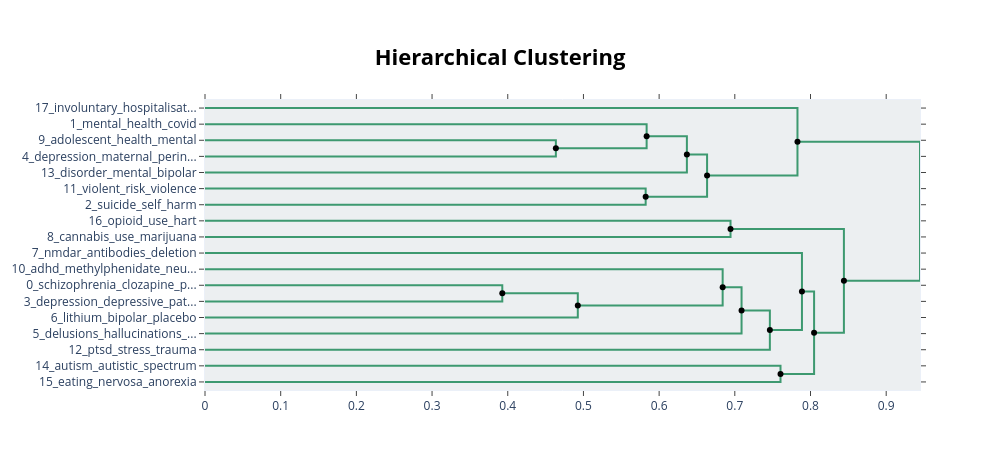
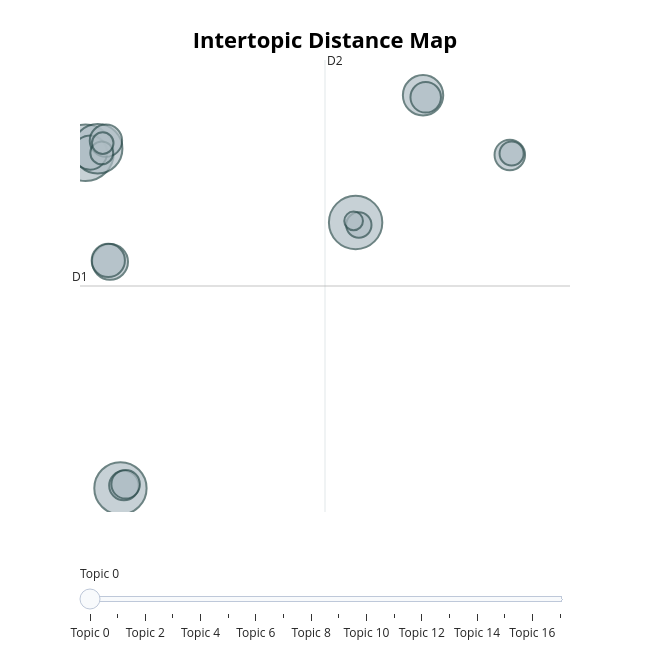
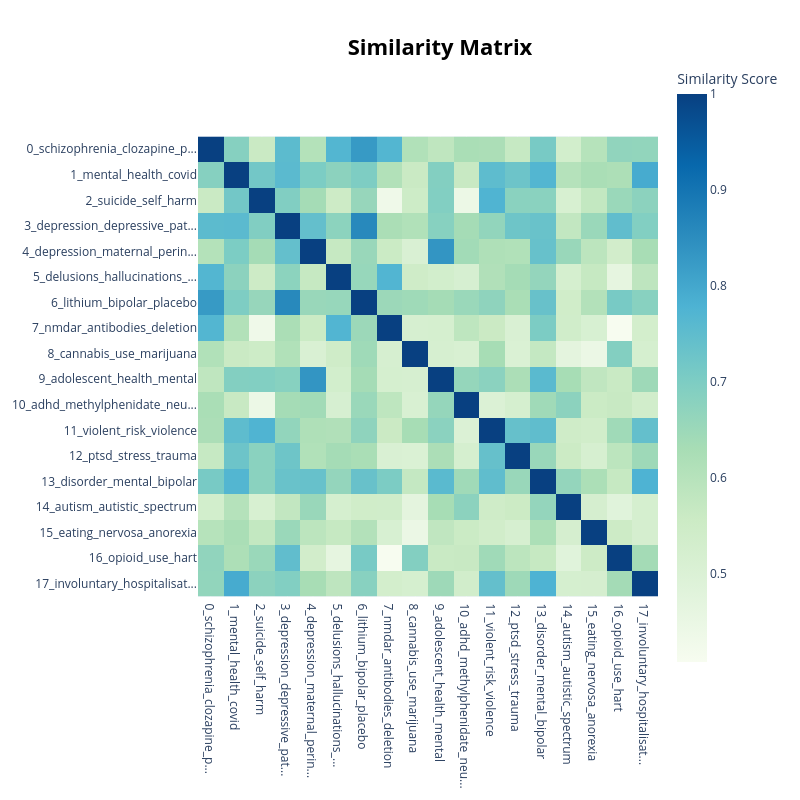

These figures' notebook cell, in order:
### Code cell
# Load docs only if they do not already exist
if "docs" not in globals():
    articles_df = pd.read_csv(WORKING_DATA)
    docs = (
        articles_df["title"].fillna("")
        + " "
        + articles_df["abstract"].fillna("")
    ).str.strip().tolist()

# Build BERTopic model only if it doesn't already exist
if "topic_model" not in globals():

    from bertopic_articles import (
        umap_articles,
        hdbscan_articles,
        bertopic_articles,
    )

    if "article_embeddings" not in globals():
        article_embeddings = np.load(ARTICLE_EMBEDDINGS)

    if "aim_embedding" not in globals():
        aim_embedding = np.load(AIM_EMBEDDING)

    umap_model, cluster_embeddings, *_ = umap_articles(
        article_embeddings,
        aim_embedding,
    )

    hdbscan_model, cluster_labels = hdbscan_articles(
        cluster_embeddings
    )

    topic_model, topic_labels, topic_probs = bertopic_articles(
        umap_model,
        hdbscan_model,
        docs,
        article_embeddings,
    )

# Hierarchy
hierarchical_topics = topic_model.hierarchical_topics(docs)
fig = topic_model.visualize_hierarchy(
    hierarchical_topics=hierarchical_topics
)
fig.show()
#Visualize topics
viz_topics = topic_model.visualize_topics()
viz_topics.show()
#Heatmap
topic_model.visualize_heatmap()

### Figure 1 — Plotly figure (JSON) as saved in the notebook; plotly's stock layout.template omitted (floating-point values rounded to 4 significant figures)
{"data": [{"hoverinfo": "text", "marker": {"color": "rgb(61,153,112)"}, "mode": "lines", "text": ["adolescent_health_mental_adolescents_years", "", "", "depression_maternal_perinatal_children_child"], "type": "scatter", "x": [0.0, 0.4636, 0.4636, 0.0], "xaxis": "x", "y": [-25.0, -25.0, -35.0, -35.0], "yaxis": "y"}, {"hoverinfo": "text", "marker": {"color": "rgb(61,153,112)"}, "mode": "lines", "text": ["mental_health_covid_19_care", "", "", "depression_health_mental_children_years"], "type": "scatter", "x": [0.0, 0.5835, 0.5835, 0.4636], "xaxis": "x", "y": [-15.0, -15.0, -30.0, -30.0], "yaxis": "y"}, {"hoverinfo": "text", "marker": {"color": "rgb(61,153,112)"}, "mode": "lines", "text": ["mental_health_covid_care_19", "", "", "disorder_mental_bipolar_danish_motor"], "type": "scatter", "x": [0.5835, 0.6367, 0.6367, 0.0], "xaxis": "x", "y": [-22.5, -22.5, -45.0, -45.0], "yaxis": "y"}, {"hoverinfo": "text", "marker": {"color": "rgb(61,153,112)"}, "mode": "lines", "text": ["violent_risk_violence_crime_psychiatric", "", "", "suicide_self_harm_suicidal_risk"], "type": "scatter", "x": [0.0, 0.5822, 0.5822, 0.0], "xaxis": "x", "y": [-55.0, -55.0, -65.0, -65.0], "yaxis": "y"}, {"hoverinfo": "text", "marker": {"color": "rgb(61,153,112)"}, "mode": "lines", "text": ["mental_health_years_children_care", "", "", "suicide_self_harm_risk_suicidal"], "type": "scatter", "x": [0.6367, 0.6634, 0.6634, 0.5822], "xaxis": "x", "y": [-33.75, -33.75, -60.0, -60.0], "yaxis": "y"}, {"hoverinfo": "text", "marker": {"color": "rgb(61,153,112)"}, "mode": "lines", "text": ["involuntary_hospitalisation_costs_compulsory_inpatient", "", "", "mental_health_suicide_self_risk"], "type": "scatter", "x": [0.0, 0.7828, 0.7828, 0.6634], "xaxis": "x", "y": [-5.0, -5.0, -46.88, -46.88], "yaxis": "y"}, {"hoverinfo": "text", "marker": {"color": "rgb(61,153,112)"}, "mode": "lines", "text": ["opioid_use_hart_withdrawal_related", "", "", "cannabis_use_marijuana_disorder_cannabidiol"], "type": "scatter", "x": [0.0, 0.6943, 0.6943, 0.0], "xaxis": "x", "y": [-75.0, -75.0, -85.0, -85.0], "yaxis": "y"}, {"hoverinfo": "text", "marker": {"color": "rgb(61,153,112)"}, "mode": "lines", "text": ["schizophrenia_clozapine_patients_treatment_antipsychotic", "", "", "depression_depressive_patients_treatment_major"], "type": "scatter", "x": [0.0, 0.3928, 0.3928, 0.0], "xaxis": "x", "y": [-115.0, -115.0, -125.0, -125.0], "yaxis": "y"}, {"hoverinfo": "text", "marker": {"color": "rgb(61,153,112)"}, "mode": "lines", "text": ["patients_treatment_schizophrenia_group_clozapine", "", "", "lithium_bipolar_placebo_mood_trials"], "type": "scatter", "x": [0.3928, 0.4926, 0.4926, 0.0], "xaxis": "x", "y": [-120.0, -120.0, -135.0, -135.0], "yaxis": "y"}, {"hoverinfo": "text", "marker": {"color": "rgb(61,153,112)"}, "mode": "lines", "text": ["adhd_methylphenidate_neurofeedback_children_adults", "", "", "patients_treatment_schizophrenia_group_depression"], "type": "scatter", "x": [0.0, 0.6839, 0.6839, 0.4926], "xaxis": "x", "y": [-105.0, -105.0, -127.5, -127.5], "yaxis": "y"}, {"hoverinfo": "text", "marker": {"color": "rgb(61,153,112)"}, "mode": "lines", "text": ["patients_treatment_schizophrenia_group_study", "", "", "delusions_hallucinations_auditory_therapy_vr"], "type": "scatter", "x": [0.6839, 0.7089, 0.7089, 0.0], "xaxis": "x", "y": [-116.2, -116.2, -145.0, -145.0], "yaxis": "y"}, {"hoverinfo": "text", "marker": {"color": "rgb(61,153,112)"}, "mode": "lines", "text": ["patients_treatment_schizophrenia_group_trial", "", "", "ptsd_stress_trauma_traumatic_icti"], "type": "scatter", "x": [0.7089, 0.7463, 0.7463, 0.0], "xaxis": "x", "y": [-130.6, -130.6, -155.0, -155.0], "yaxis": "y"}, {"hoverinfo": "text", "marker": {"color": "rgb(61,153,112)"}, "mode": "lines", "text": ["nmdar_antibodies_deletion_psychosis_studies", "", "", "treatment_patients_group_schizophrenia_participants"], "type": "scatter", "x": [0.0, 0.7887, 0.7887, 0.7463], "xaxis": "x", "y": [-95.0, -95.0, -142.8, -142.8], "yaxis": "y"}, {"hoverinfo": "text", "marker": {"color": "rgb(61,153,112)"}, "mode": "lines", "text": ["autism_autistic_spectrum_balovaptan_maternal", "", "", "eating_nervosa_anorexia_bmi_disorder"], "type": "scatter", "x": [0.0, 0.7604, 0.7604, 0.0], "xaxis": "x", "y": [-165.0, -165.0, -175.0, -175.0], "yaxis": "y"}, {"hoverinfo": "text", "marker": {"color": "rgb(61,153,112)"}, "mode": "lines", "text": ["patients_treatment_schizophrenia_group_participants", "", "", "autism_eating_autistic_nervosa_anorexia"], "type": "scatter", "x": [0.7887, 0.8047, 0.8047, 0.7604], "xaxis": "x", "y": [-118.9, -118.9, -170.0, -170.0], "yaxis": "y"}, {"hoverinfo": "text", "marker": {"color": "rgb(61,153,112)"}, "mode": "lines", "text": ["cannabis_use_disorder_marijuana_opioid", "", "", "patients_treatment_schizophrenia_group_participants"], "type": "scatter", "x": [0.6943, 0.8441, 0.8441, 0.8047], "xaxis": "x", "y": [-80.0, -80.0, -144.5, -144.5], "yaxis": "y"}, {"hoverinfo": "text", "marker": {"color": "rgb(61,153,112)"}, "mode": "lines", "text": ["mental_health_suicide_self_risk", "", "", "treatment_patients_group_disorder_use"], "type": "scatter", "x": [0.7828, 0.9447, 0.9447, 0.8441], "xaxis": "x", "y": [-25.94, -25.94, -112.2, -112.2], "yaxis": "y"}, {"hoverinfo": "text", "hovertext": ["mental_health_covid_care_19", "mental_health_years_children_care", "patients_treatment_schizophrenia_group_clozapine", "patients_treatment_schizophrenia_group_study", "patients_treatment_schizophrenia_group_trial", "patients_treatment_schizophrenia_group_participants", "cannabis_use_disorder_marijuana_opioid", "mental_health_suicide_self_risk"], "marker": {"color": "black"}, "mode": "markers", "showlegend": false, "type": "scatter", "x": [0.5835, 0.6367, 0.3928, 0.6839, 0.7089, 0.7887, 0.6943, 0.7828], "y": [-22.5, -33.75, -120, -116.2, -130.6, -118.9, -80, -25.94]}, {"hoverinfo": "text", "hovertext": ["depression_health_mental_children_years", "suicide_self_harm_risk_suicidal", "mental_health_suicide_self_risk", "patients_treatment_schizophrenia_group_depression", "treatment_patients_group_schizophrenia_participants", "autism_eating_autistic_nervosa_anorexia", "patients_treatment_schizophrenia_group_participants", "treatment_patients_group_disorder_use"], "marker": {"color": "black"}, "mode": "markers", "showlegend": false, "type": "scatter", "x": [0.4636, 0.5822, 0.6634, 0.4926, 0.7463, 0.7604, 0.8047, 0.8441], "y": [-30, -60, -46.88, -127.5, -142.8, -170, -144.5, -112.2]}], "layout": {"autosize": false, "height": 470, "hoverlabel": {"bgcolor": "white", "font": {"family": "Rockwell", "size": 16}}, "hovermode": "closest", "plot_bgcolor": "#ECEFF1", "showlegend": false, "title": {"font": {"color": "Black", "size": 22}, "text": "<b>Hierarchical Clustering</b>", "x": 0.5, "xanchor": "center", "yanchor": "top"}, "width": 1000, "xaxis": {"mirror": "allticks", "rangemode": "tozero", "showgrid": false, "showline": true, "showticklabels": true, "ticks": "outside", "type": "linear", "zeroline": false}, "yaxis": {"mirror": "allticks", "range": [-180, 0], "rangemode": "tozero", "showgrid": false, "showline": true, "showticklabels": true, "tickmode": "array", "ticks": "outside", "ticktext": ["17_involuntary_hospitalisat...", "1_mental_health_covid", "9_adolescent_health_mental", "4_depression_maternal_perin...", "13_disorder_mental_bipolar", "11_violent_risk_violence", "2_suicide_self_harm", "16_opioid_use_hart", "8_cannabis_use_marijuana", "7_nmdar_antibodies_deletion", "10_adhd_methylphenidate_neu...", "0_schizophrenia_clozapine_p...", "3_depression_depressive_pat...", "6_lithium_bipolar_placebo", "5_delusions_hallucinations_...", "12_ptsd_stress_trauma", "14_autism_autistic_spectrum", "15_eating_nervosa_anorexia"], "tickvals": [-5, -15, -25, -35, -45, -55, -65, -75, -85, -95, -105, -115, -125, -135, -145, -155, -165, -175], "type": "linear", "zeroline": false}}}

### Figure 2 — Plotly figure (JSON) as saved in the notebook; plotly's stock layout.template omitted (floating-point values rounded to 4 significant figures)
{"data": [{"customdata": [[0, "schizophrenia | clozapine | patients | treatment | antipsychotic", 55], [1, "mental | health | covid | 19 | care", 49], [2, "suicide | self | harm | suicidal | risk", 47], [3, "depression | depressive | patients | treatment | major", 42], [4, "depression | maternal | perinatal | children | child", 28], [5, "delusions | hallucinations | auditory | therapy | vr", 22], [6, "lithium | bipolar | placebo | mood | trials", 20], [7, "nmdar | antibodies | deletion | psychosis | studies", 19], [8, "cannabis | use | marijuana | disorder | cannabidiol", 18], [9, "adolescent | health | mental | adolescents | years", 16], [10, "adhd | methylphenidate | neurofeedback | children | adults", 16], [11, "violent | risk | violence | crime | psychiatric", 15], [12, "ptsd | stress | trauma | traumatic | icti", 14], [13, "disorder | mental | bipolar | danish | motor", 11], [14, "autism | autistic | spectrum | balovaptan | maternal", 10], [15, "eating | nervosa | anorexia | bmi | disorder", 9], [16, "opioid | use | hart | withdrawal | related", 8], [17, "involuntary | hospitalisation | costs | compulsory | inpatient", 6]], "hovertemplate": "<b>Topic %{customdata[0]}</b><br>%{customdata[1]}<br>Size: %{customdata[2]}", "legendgroup": "", "marker": {"color": "#B0BEC5", "line": {"color": "DarkSlateGrey", "width": 2}, "size": [55, 49, 47, 42, 28, 22, 20, 19, 18, 16, 16, 15, 14, 11, 10, 9, 8, 6], "sizemode": "area", "sizeref": 0.03438, "symbol": "circle"}, "mode": "markers", "name": "", "orientation": "v", "showlegend": false, "type": "scatter", "x": [-2.699, 17.1, -0.139, -1.807, 22.05, -0.897, -2.363, -1.029, -1.203, 22.24, 28.41, 0.1173, 0.2416, 17.34, 28.54, -1.508, -1.438, 16.95], "xaxis": "x", "y": [16.74, 10.16, -14.9, 17.11, 22.16, 6.447, 16.75, 6.58, 17.87, 21.96, 16.53, -14.65, -14.52, 9.923, 16.66, 16.72, 17.64, 10.31], "yaxis": "y"}], "layout": {"annotations": [{"showarrow": false, "text": "D1", "x": -3.104, "y": 4.17, "yshift": 10}, {"showarrow": false, "text": "D2", "x": 14.86, "xshift": 10, "y": 25.48}], "height": 650, "hoverlabel": {"bgcolor": "white", "font": {"family": "Rockwell", "size": 16}}, "legend": {"itemsizing": "constant", "tracegroupgap": 0}, "margin": {"t": 60}, "shapes": [{"line": {"color": "#CFD8DC", "width": 2}, "type": "line", "x0": 14.86, "x1": 14.86, "y0": -17.14, "y1": 25.48}, {"line": {"color": "#9E9E9E", "width": 2}, "type": "line", "x0": -3.104, "x1": 32.82, "y0": 4.17, "y1": 4.17}], "sliders": [{"active": 0, "pad": {"t": 50}, "steps": [{"args": [{"marker.color": [["red", "#B0BEC5", "#B0BEC5", "#B0BEC5", "#B0BEC5", "#B0BEC5", "#B0BEC5", "#B0BEC5", "#B0BEC5", "#B0BEC5", "#B0BEC5", "#B0BEC5", "#B0BEC5", "#B0BEC5", "#B0BEC5", "#B0BEC5", "#B0BEC5", "#B0BEC5"]]}], "label": "Topic 0", "method": "update"}, {"args": [{"marker.color": [["#B0BEC5", "red", "#B0BEC5", "#B0BEC5", "#B0BEC5", "#B0BEC5", "#B0BEC5", "#B0BEC5", "#B0BEC5", "#B0BEC5", "#B0BEC5", "#B0BEC5", "#B0BEC5", "#B0BEC5", "#B0BEC5", "#B0BEC5", "#B0BEC5", "#B0BEC5"]]}], "label": "Topic 1", "method": "update"}, {"args": [{"marker.color": [["#B0BEC5", "#B0BEC5", "red", "#B0BEC5", "#B0BEC5", "#B0BEC5", "#B0BEC5", "#B0BEC5", "#B0BEC5", "#B0BEC5", "#B0BEC5", "#B0BEC5", "#B0BEC5", "#B0BEC5", "#B0BEC5", "#B0BEC5", "#B0BEC5", "#B0BEC5"]]}], "label": "Topic 2", "method": "update"}, {"args": [{"marker.color": [["#B0BEC5", "#B0BEC5", "#B0BEC5", "red", "#B0BEC5", "#B0BEC5", "#B0BEC5", "#B0BEC5", "#B0BEC5", "#B0BEC5", "#B0BEC5", "#B0BEC5", "#B0BEC5", "#B0BEC5", "#B0BEC5", "#B0BEC5", "#B0BEC5", "#B0BEC5"]]}], "label": "Topic 3", "method": "update"}, {"args": [{"marker.color": [["#B0BEC5", "#B0BEC5", "#B0BEC5", "#B0BEC5", "red", "#B0BEC5", "#B0BEC5", "#B0BEC5", "#B0BEC5", "#B0BEC5", "#B0BEC5", "#B0BEC5", "#B0BEC5", "#B0BEC5", "#B0BEC5", "#B0BEC5", "#B0BEC5", "#B0BEC5"]]}], "label": "Topic 4", "method": "update"}, {"args": [{"marker.color": [["#B0BEC5", "#B0BEC5", "#B0BEC5", "#B0BEC5", "#B0BEC5", "red", "#B0BEC5", "#B0BEC5", "#B0BEC5", "#B0BEC5", "#B0BEC5", "#B0BEC5", "#B0BEC5", "#B0BEC5", "#B0BEC5", "#B0BEC5", "#B0BEC5", "#B0BEC5"]]}], "label": "Topic 5", "method": "update"}, {"args": [{"marker.color": [["#B0BEC5", "#B0BEC5", "#B0BEC5", "#B0BEC5", "#B0BEC5", "#B0BEC5", "red", "#B0BEC5", "#B0BEC5", "#B0BEC5", "#B0BEC5", "#B0BEC5", "#B0BEC5", "#B0BEC5", "#B0BEC5", "#B0BEC5", "#B0BEC5", "#B0BEC5"]]}], "label": "Topic 6", "method": "update"}, {"args": [{"marker.color": [["#B0BEC5", "#B0BEC5", "#B0BEC5", "#B0BEC5", "#B0BEC5", "#B0BEC5", "#B0BEC5", "red", "#B0BEC5", "#B0BEC5", "#B0BEC5", "#B0BEC5", "#B0BEC5", "#B0BEC5", "#B0BEC5", "#B0BEC5", "#B0BEC5", "#B0BEC5"]]}], "label": "Topic 7", "method": "update"}, {"args": [{"marker.color": [["#B0BEC5", "#B0BEC5", "#B0BEC5", "#B0BEC5", "#B0BEC5", "#B0BEC5", "#B0BEC5", "#B0BEC5", "red", "#B0BEC5", "#B0BEC5", "#B0BEC5", "#B0BEC5", "#B0BEC5", "#B0BEC5", "#B0BEC5", "#B0BEC5", "#B0BEC5"]]}], "label": "Topic 8", "method": "update"}, {"args": [{"marker.color": [["#B0BEC5", "#B0BEC5", "#B0BEC5", "#B0BEC5", "#B0BEC5", "#B0BEC5", "#B0BEC5", "#B0BEC5", "#B0BEC5", "red", "#B0BEC5", "#B0BEC5", "#B0BEC5", "#B0BEC5", "#B0BEC5", "#B0BEC5", "#B0BEC5", "#B0BEC5"]]}], "label": "Topic 9", "method": "update"}, {"args": [{"marker.color": [["#B0BEC5", "#B0BEC5", "#B0BEC5", "#B0BEC5", "#B0BEC5", "#B0BEC5", "#B0BEC5", "#B0BEC5", "#B0BEC5", "#B0BEC5", "red", "#B0BEC5", "#B0BEC5", "#B0BEC5", "#B0BEC5", "#B0BEC5", "#B0BEC5", "#B0BEC5"]]}], "label": "Topic 10", "method": "update"}, {"args": [{"marker.color": [["#B0BEC5", "#B0BEC5", "#B0BEC5", "#B0BEC5", "#B0BEC5", "#B0BEC5", "#B0BEC5", "#B0BEC5", "#B0BEC5", "#B0BEC5", "#B0BEC5", "red", "#B0BEC5", "#B0BEC5", "#B0BEC5", "#B0BEC5", "#B0BEC5", "#B0BEC5"]]}], "label": "Topic 11", "method": "update"}, {"args": [{"marker.color": [["#B0BEC5", "#B0BEC5", "#B0BEC5", "#B0BEC5", "#B0BEC5", "#B0BEC5", "#B0BEC5", "#B0BEC5", "#B0BEC5", "#B0BEC5", "#B0BEC5", "#B0BEC5", "red", "#B0BEC5", "#B0BEC5", "#B0BEC5", "#B0BEC5", "#B0BEC5"]]}], "label": "Topic 12", "method": "update"}, {"args": [{"marker.color": [["#B0BEC5", "#B0BEC5", "#B0BEC5", "#B0BEC5", "#B0BEC5", "#B0BEC5", "#B0BEC5", "#B0BEC5", "#B0BEC5", "#B0BEC5", "#B0BEC5", "#B0BEC5", "#B0BEC5", "red", "#B0BEC5", "#B0BEC5", "#B0BEC5", "#B0BEC5"]]}], "label": "Topic 13", "method": "update"}, {"args": [{"marker.color": [["#B0BEC5", "#B0BEC5", "#B0BEC5", "#B0BEC5", "#B0BEC5", "#B0BEC5", "#B0BEC5", "#B0BEC5", "#B0BEC5", "#B0BEC5", "#B0BEC5", "#B0BEC5", "#B0BEC5", "#B0BEC5", "red", "#B0BEC5", "#B0BEC5", "#B0BEC5"]]}], "label": "Topic 14", "method": "update"}, {"args": [{"marker.color": [["#B0BEC5", "#B0BEC5", "#B0BEC5", "#B0BEC5", "#B0BEC5", "#B0BEC5", "#B0BEC5", "#B0BEC5", "#B0BEC5", "#B0BEC5", "#B0BEC5", "#B0BEC5", "#B0BEC5", "#B0BEC5", "#B0BEC5", "red", "#B0BEC5", "#B0BEC5"]]}], "label": "Topic 15", "method": "update"}, {"args": [{"marker.color": [["#B0BEC5", "#B0BEC5", "#B0BEC5", "#B0BEC5", "#B0BEC5", "#B0BEC5", "#B0BEC5", "#B0BEC5", "#B0BEC5", "#B0BEC5", "#B0BEC5", "#B0BEC5", "#B0BEC5", "#B0BEC5", "#B0BEC5", "#B0BEC5", "red", "#B0BEC5"]]}], "label": "Topic 16", "method": "update"}, {"args": [{"marker.color": [["#B0BEC5", "#B0BEC5", "#B0BEC5", "#B0BEC5", "#B0BEC5", "#B0BEC5", "#B0BEC5", "#B0BEC5", "#B0BEC5", "#B0BEC5", "#B0BEC5", "#B0BEC5", "#B0BEC5", "#B0BEC5", "#B0BEC5", "#B0BEC5", "#B0BEC5", "red"]]}], "label": "Topic 17", "method": "update"}]}], "title": {"font": {"color": "Black", "size": 22}, "text": "<b>Intertopic Distance Map</b>", "x": 0.5, "xanchor": "center", "y": 0.95, "yanchor": "top"}, "width": 650, "xaxis": {"anchor": "y", "domain": [0, 1], "range": [-3.104, 32.82], "title": {"text": ""}, "visible": false}, "yaxis": {"anchor": "x", "domain": [0, 1], "range": [-17.14, 25.48], "title": {"text": ""}, "visible": false}}}

### Figure 3 — Plotly figure (JSON) as saved in the notebook; plotly's stock layout.template omitted (floating-point values rounded to 4 significant figures; data arrays with more than 128 entries replaced by an {"elided": "..."} marker saying what was removed)
{"data": [{"coloraxis": "coloraxis", "hovertemplate": "x: %{x}<br>y: %{y}<br>Similarity Score: %{z}<extra></extra>", "name": "0", "type": "heatmap", "x": ["0_schizophrenia_clozapine_p...", "1_mental_health_covid", "2_suicide_self_harm", "3_depression_depressive_pat...", "4_depression_maternal_perin...", "5_delusions_hallucinations_...", "6_lithium_bipolar_placebo", "7_nmdar_antibodies_deletion", "8_cannabis_use_marijuana", "9_adolescent_health_mental", "10_adhd_methylphenidate_neu...", "11_violent_risk_violence", "12_ptsd_stress_trauma", "13_disorder_mental_bipolar", "14_autism_autistic_spectrum", "15_eating_nervosa_anorexia", "16_opioid_use_hart", "17_involuntary_hospitalisat..."], "xaxis": "x", "y": ["0_schizophrenia_clozapine_p...", "1_mental_health_covid", "2_suicide_self_harm", "3_depression_depressive_pat...", "4_depression_maternal_perin...", "5_delusions_hallucinations_...", "6_lithium_bipolar_placebo", "7_nmdar_antibodies_deletion", "8_cannabis_use_marijuana", "9_adolescent_health_mental", "10_adhd_methylphenidate_neu...", "11_violent_risk_violence", "12_ptsd_stress_trauma", "13_disorder_mental_bipolar", "14_autism_autistic_spectrum", "15_eating_nervosa_anorexia", "16_opioid_use_hart", "17_involuntary_hospitalisat..."], "yaxis": "y", "z": {"elided": "18x18 float values"}}], "layout": {"coloraxis": {"autocolorscale": false, "colorbar": {"title": {"text": "Similarity Score"}}, "colorscale": [[0, "rgb(247,252,240)"], [0.125, "rgb(224,243,219)"], [0.25, "rgb(204,235,197)"], [0.375, "rgb(168,221,181)"], [0.5, "rgb(123,204,196)"], [0.625, "rgb(78,179,211)"], [0.75, "rgb(43,140,190)"], [0.875, "rgb(8,104,172)"], [1, "rgb(8,64,129)"]]}, "height": 800, "hoverlabel": {"bgcolor": "white", "font": {"family": "Rockwell", "size": 16}}, "legend": {"title": {"text": "Trend"}}, "margin": {"t": 60}, "showlegend": true, "title": {"font": {"color": "Black", "size": 22}, "text": "<b>Similarity Matrix</b>", "x": 0.55, "xanchor": "center", "y": 0.95, "yanchor": "top"}, "width": 800, "xaxis": {"anchor": "y", "constrain": "domain", "domain": [0, 1], "scaleanchor": "y"}, "yaxis": {"anchor": "x", "autorange": "reversed", "constrain": "domain", "domain": [0, 1]}}}
